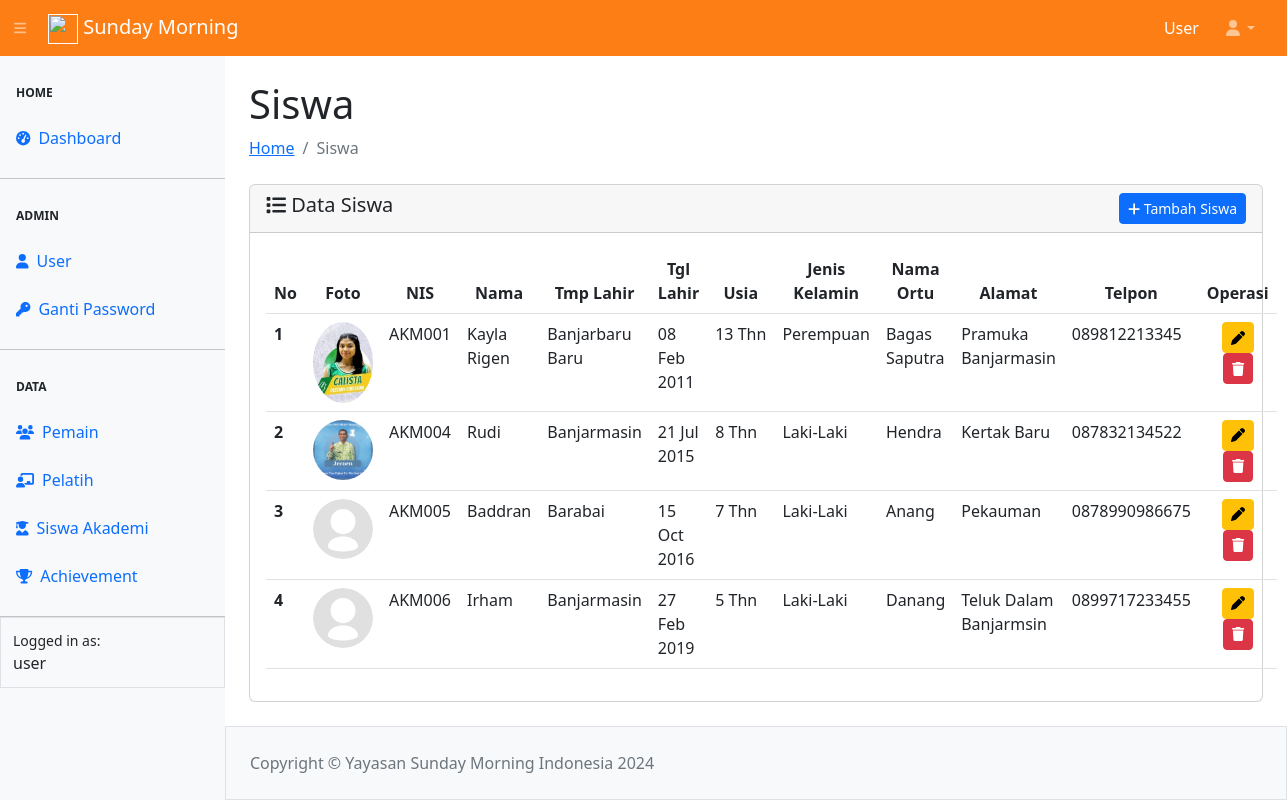
Page /siswa/siswa.php (signed in) on the committed database.
### tables this page shows
CREATE TABLE `tbl_akademi` (
  `nis` varchar(20) NOT NULL,
  `nama` varchar(100) NOT NULL,
  `tmplahir` varchar(125) NOT NULL,
  `tgllahir` date NOT NULL,
  `usia` int(10) NOT NULL,
  `jnskelamin` varchar(20) NOT NULL,
  `namaortu` varchar(125) NOT NULL,
  `alamat` varchar(256) NOT NULL,
  `telpon` varchar(25) NOT NULL,
  `foto` varchar(100) NOT NULL
);

### config.php (called while the page is built, shortened)
<?php
$main_url = "http://localhost/sunmors/";

### siswa/siswa.php (the view, shortened to what this page needs)
<?php
require_once "../config.php";
require_once "../template/header.php";
require_once "../template/navbar.php";
require_once "../template/sidebar.php";
?>
<div id="layoutSidenav_content">
    <main>
        <div class="container-fluid px-4">
            <h1 class="mt-4">Siswa</h1>
            <ol class="breadcrumb mb-4">
                <li class="breadcrumb-item"><a href="../index.php">Home</a></li>
                <li class="breadcrumb-item active">Siswa</li>
            </ol>
            <div class="card">
                <div class="card-header">
                    <span class="h5 my-2"><i class="fa-solid fa-list"></i> Data Siswa</span>
                    <a href="<?= $main_url ?>siswa/add-siswa.php" class="btn btn-sm btn-primary float-end"><i
                            class="fa-solid fa-plus"></i> Tambah Siswa</a>
                </div>
                <div class="card-body">
                    <table class="table table-hover" id="datatablesSimple">
                        <thead>
                            <tr>
                                <th scope="col">No</th>
                                <th scope="col">
                                    <center>Foto</center>
                                </th>
                                <th scope="col">
                                    <center>NIS</center>
                                </th>
                                <th scope="col">
                                    <center>Nama</center>
                                </th>
                                <th scope="col">
                                    <center>Tmp Lahir</center>
                                </th>
                                <th scope="col">
                                    <center>Tgl Lahir</center>
                                </th>
                                <th scope="col">
                                    <center>Usia</center>
                                </th>
                                <th scope="col">
                                    <center>Jenis Kelamin</center>
                                </th>
                                <th scope="col">
                                    <center>Nama Ortu</center>
                                </th>
                                <th scope="col">
                                    <center>Alamat</center>
                                </th>
                                <th scope="col">
                                    <center>Telpon</center>
                                </th>
                                <th scope="col">
                                    <center>Operasi</center>
                                </th>
                            </tr>
                        </thead>
                        <tbody>
                            <?php
                            $no = 1;
                            $querySiswa = mysqli_query($koneksi, "SELECT * FROM tbl_akademi");
                            while ($data = mysqli_fetch_array($querySiswa)) {
                                $tgllahir = $data['tgllahir'];
                                $umur = new DateTime($tgllahir);
                                $now = new DateTime();
                                $usia = $now->diff($umur);
                                ?>
                                <tr>
                                    <th scope="row">
                                        <?= $no++ ?>
                                    </th>
                                    <td align="center"><img src="../asset/image/<?= $data['foto'] ?>" class="rounded-circle"
                                            alt="" width="60px"></td>
                                    <td>
                                        <?= $data['nis'] ?>
                                    </td>
                                    <td>
                                        <?= $data['nama'] ?>
                                    </td>
                                    <td>
                                        <?= $data['tmplahir'] ?>
                                    </td>
                                    <td>
                                        <?= date(' d M Y', strtotime($data['tgllahir'])) ?>
                                    </td>
                                    <td>
                                        <?= $usia->y . "&nbsp" . "Thn" ?>
                                    </td>
                                    <td>
                                        <?= $data['jnskelamin'] ?>
                                    </td>
                                    <td>
                                        <?= $data['namaortu'] ?>
                                    </td>
                                    <td>
                                        <?= $data['alamat'] ?>
                                    </td>
                                    <td>
                                        <?= $data['telpon'] ?>
                                    </td>
                                    <td align="center">
                                        <a href="edit-siswa.php?nis=<?= $data['nis'] ?>" class="btn btn-sm btn-warning"
                                            title="Update Siswa"><i class="fa-solid fa-pen"></i></a>
                                        <a href="hapus-siswa.php?nis=<?= $data['nis'] ?>&foto=<?= $data['foto'] ?>"
                                            class="btn btn-sm btn-danger" title="Hapus Siswa"
                                            onclick="return confirm('Anda yakin akan menghapus data ini ?')"><i
                                                class="fa-solid fa-trash"></i></a>
                                    </td>
                                </tr>
                            <?php } ?>
                        </tbody>
                    </table>
                </div>
            </div>
        </div>
    </main>
    <?php
    require_once "../template/footer.php";
    ?>

### template/header.php (shortened to what this page needs)
<!DOCTYPE html>
<html lang="en">
<head>
        <link href="https://cdn.jsdelivr.net/npm/simple-datatables@latest/dist/style.css" rel="stylesheet" />
        <link href="<?= $main_url ?>asset/sb-admin/css/styles.css" rel="stylesheet" />
</head>

### template/navbar.php (shortened to what this page needs)
<body class="sb-nav-fixed">
    <nav class="sb-topnav navbar navbar-expand navbar-dark" style="background-color:#fd7e14;">
        <a class="navbar-brand ps-5" href=""><img src="asset/image/smLogo.svg" width="30" height="30" alt="">
            Sunday Morning
        </a>
        <button class="btn btn-link btn-sm order-1 order-lg-0 me-4 me-lg-0" style="margin-left: -220px"
            id="sidebarToggle" href="#!"><i class="fas fa-bars"></i></button>
        <form class="d-none d-md-inline-block form-inline ms-auto me-0 me-md-3 my-2 my-md-0">
            <span class="text-white text-capitalize">
                <?= $_SESSION["ssUser"] ?>
            </span>
        </form>
        <ul class="navbar-nav ms-auto ms-md-0 me-3 me-lg-4">
            <li class="nav-item dropdown">
                <a class="nav-link dropdown-toggle" id="navbarDropdown" href="#" role="button" data-bs-toggle="dropdown"
                    aria-expanded="false"><i class="fas fa-user fa-fw"></i></a>
            </li>
        </ul>
    </nav>
</body>

### template/sidebar.php
<div id="layoutSidenav">
    <div id="layoutSidenav_nav">
        <nav class="sb-sidenav accordion bg-light" id="sidenavAccordion">
            <div class="sb-sidenav-menu">
                <div class="nav">
                    <div class="sb-sidenav-menu-heading">Home</div>
                    <a class="nav-link" href="<?= $main_url ?>index.php">
                        <div class="sb-nav-link-icon"><i class="fas fa-tachometer-alt"></i></div>
                        Dashboard
                    </a>
                    <hr class="mb-0">
                    <div class="sb-sidenav-menu-heading">Admin</div>
                    <a class="nav-link" href="<?= $main_url ?>user/add-user.php">
                        <div class="sb-nav-link-icon"><i class="fa-solid fa-user"></i></div>
                        User
                    </a>
                    <a class="nav-link" href="<?= $main_url ?>user/password.php">
                        <div class="sb-nav-link-icon"><i class="fa-solid fa-key"></i></div>
                        Ganti Password
                    </a>
                    <hr class="mb-0">
                    <div class="sb-sidenav-menu-heading">Data</div>
                    <a class="nav-link" href="<?= $main_url ?>pemain/pemain.php">
                        <div class="sb-nav-link-icon"><i class="fa-solid fa-users"></i></div>
                        Pemain
                    </a>
                    <a class="nav-link" href="<?= $main_url ?>pelatih/pelatih.php">
                        <div class="sb-nav-link-icon"><i class="fa-solid fa-chalkboard-user"></i></div>
                        Pelatih
                    </a>
                    <a class="nav-link" href="<?= $main_url ?>siswa/siswa.php">
                        <div class="sb-nav-link-icon"><i class="fa-solid fa-user-graduate"></i></div>
                        Siswa Akademi
                        <a class="nav-link" href="<?= $main_url ?>prestasi/prestasi.php">
                            <div class="sb-nav-link-icon"><i class="fa-solid fa-trophy"></i></div>
                            Achievement
                        </a>
                        <hr class="mb-0">
                </div>
                <div class="sb-sidenav-footer border">
                    <div class="small">Logged in as:</div>
                    <?= $_SESSION["ssUser"] ?>
                </div>
            </div>
        </nav>
    </div>

### template/footer.php (shortened to what this page needs)
<footer class="py-4 bg-light mt-auto border">
    <div class="container-fluid px-4">
        <div class="d-flex align-items-center justify-content-between-small">
            <div class="text-muted">Copyright &copy; Yayasan Sunday Morning Indonesia
                <?= date('Y') ?>
            </div>
        </div>
    </div>
</footer>

### rows in the picture
tbl_akademi: foto (picture), nis "AKM001", nama "Kayla Rigen", tmplahir "Banjarbaru Baru", tgllahir "08 Feb 2011", tgllahir "13", jnskelamin "Perempuan", namaortu "Bagas Saputra", alamat "Pramuka Banjarmasin", telpon "089812213345"
tbl_akademi: foto (picture), nis "AKM004", nama "Rudi", tmplahir "Banjarmasin", tgllahir "21 Jul 2015", tgllahir "8", jnskelamin "Laki-Laki", namaortu "Hendra", alamat "Kertak Baru", telpon "087832134522"
tbl_akademi: foto (placeholder picture), nis "AKM005", nama "Baddran", tmplahir "Barabai", tgllahir "15 Oct 2016", tgllahir "7", jnskelamin "Laki-Laki", namaortu "Anang", alamat "Pekauman", telpon "0878990986675"
tbl_akademi: foto (placeholder picture), nis "AKM006", nama "Irham", tmplahir "Banjarmasin", tgllahir "27 Feb 2019", tgllahir "5", jnskelamin "Laki-Laki", namaortu "Danang", alamat "Teluk Dalam Banjarmsin", telpon "0899717233455"

### other values in the picture
$_SESSION["ssUser"] "User"
$_SESSION["ssUser"] "user"
